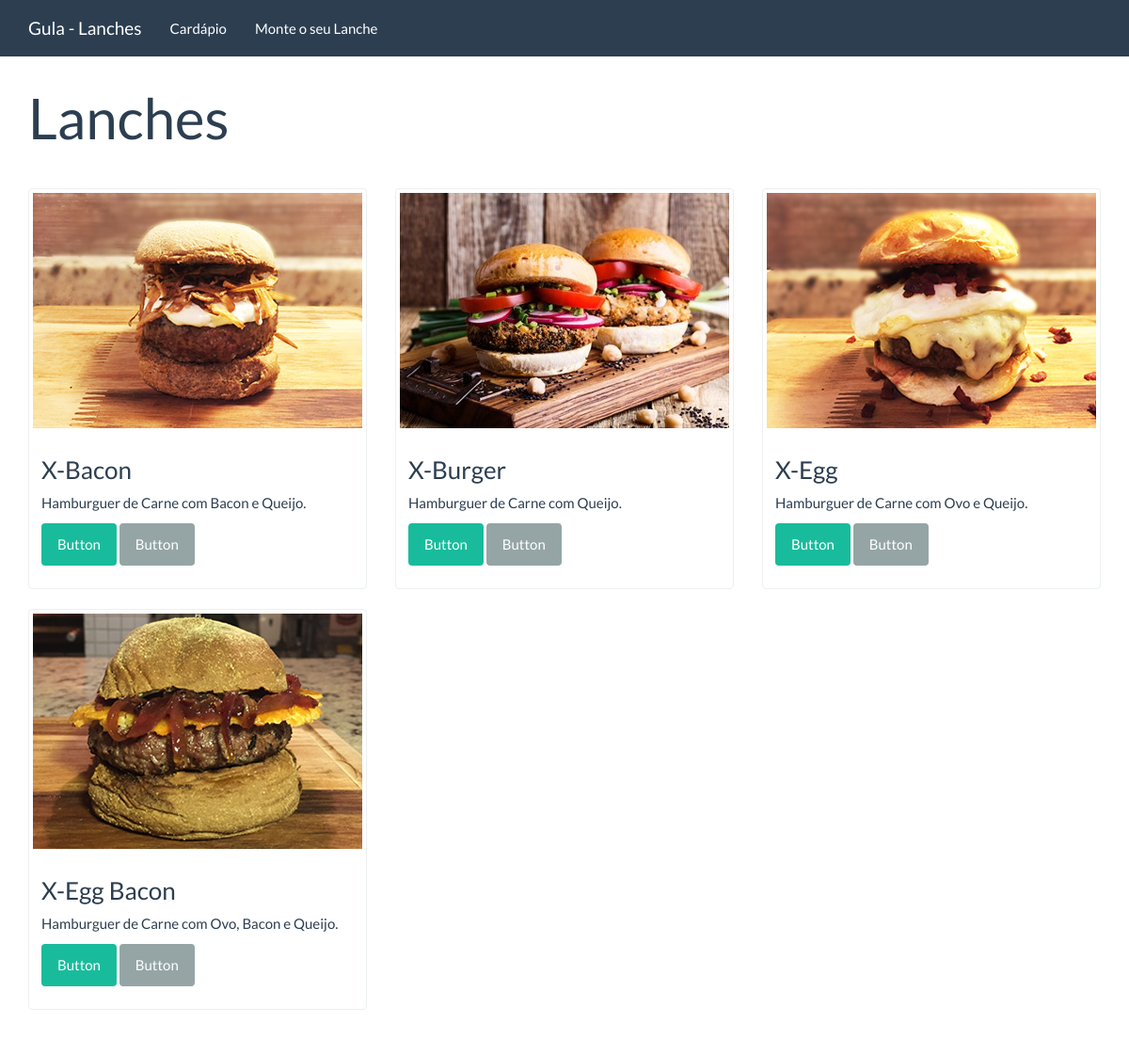
The page /lanches/ on the database its author committed.
### cardapio/models.py (models this page shows, shortened)
class Lanches(models.Model):
    lanche_name = models.CharField('Nome do Lanche',max_length=100)
    lanche_slug = models.SlugField('Identificador Lanche',max_length=100)
    lanche_description = models.TextField('Descricao',blank=True)
    lanche_created = models.DateTimeField('Criado em',auto_now_add=True)
    lanche_modified = models.DateTimeField('Modificado em',auto_now=True)
    ingredientes = models.ManyToManyField('Ingredientes')
    imagem = models.ImageField(blank=True,null=True,upload_to='imagens/',max_length=255)
    class Meta:
        verbose_name = 'Lanche'
        verbose_name_plural = 'Lanches'

### cardapio/views.py (the view)
# urls.py: url('', cardapio_lanches,name='lanches'),
def cardapio_lanches(request):
    context = {
        'lanches':Lanches.objects.all()
    }
    return render(request,'cardapio/lanches.html',context)

### cardapio/templates/cardapio/lanches.html
{% extends "base.html" %}
{% load static %}
{% block conteudo %}
<div class="page-header">
    <h1>Lanches</h1>
</div>
<div class="row">
{% for lanche in lanches %}
<div class="col-sm-6 col-md-4">
        <div class="thumbnail">
            <a href="#">
                <img src="{{ lanche.imagem.url }}"/>
            </a>
            <div class="caption">
                <h3>{{ lanche.lanche_name }}</h3>
                <p>{{ lanche.lanche_description|linebreaksbr }}</p>
                <p><a href="#" class="btn btn-success" role="button">Button</a> <a href="#" class="btn btn-default" role="button">Button</a></p>
            </div>
        </div>
</div>
{% endfor %}
</div>
{% endblock %}

### webapplanchonete/templates/base.html (shortened to what this page needs)
<!DOCTYPE html>
{% load static %}
<html lang="en">
<head>
	<link rel="stylesheet" href="{% static 'assets/bootstrap.min.css' %}" media="screen" />
	<link rel="stylesheet" href="{% static 'assets/custom.min.css' %}" media="screen" />
</head>
<body>
    <div class="navbar navbar-default navbar-fixed-top">
      <div class="container">
        <div class="navbar-header">
          <a href="{% url 'index' %}" class="navbar-brand">Gula - Lanches</a>
        </div>
        <div class="navbar-collapse collapse" id="navbar-main">
          <ul class="nav navbar-nav">
            <ul class="nav navbar-nav">
                <li><a href="{% url 'cardapio:lanches' %}">Cardápio</a></li>
            </ul>
            <ul class="nav navbar-nav">
               <li><a href="{% url 'monteoseu' %}">Monte o seu Lanche</a></li>
            </ul>
          </ul>
        </div>
      </div>
    </div>
    <div class="container">
        {% block conteudo %}{% endblock %}
	</div>
</body>
</html>

### rows shown on the page
Lanches: imagem (picture), lanche_name "X-Bacon", lanche_description "Hamburguer de Carne com Bacon e Queijo."
Lanches: imagem (picture), lanche_name "X-Burger", lanche_description "Hamburguer de Carne com Queijo."
Lanches: imagem (picture), lanche_name "X-Egg", lanche_description "Hamburguer de Carne com Ovo e Queijo."
Lanches: imagem (picture), lanche_name "X-Egg Bacon", lanche_description "Hamburguer de Carne com Ovo, Bacon e Queijo."
